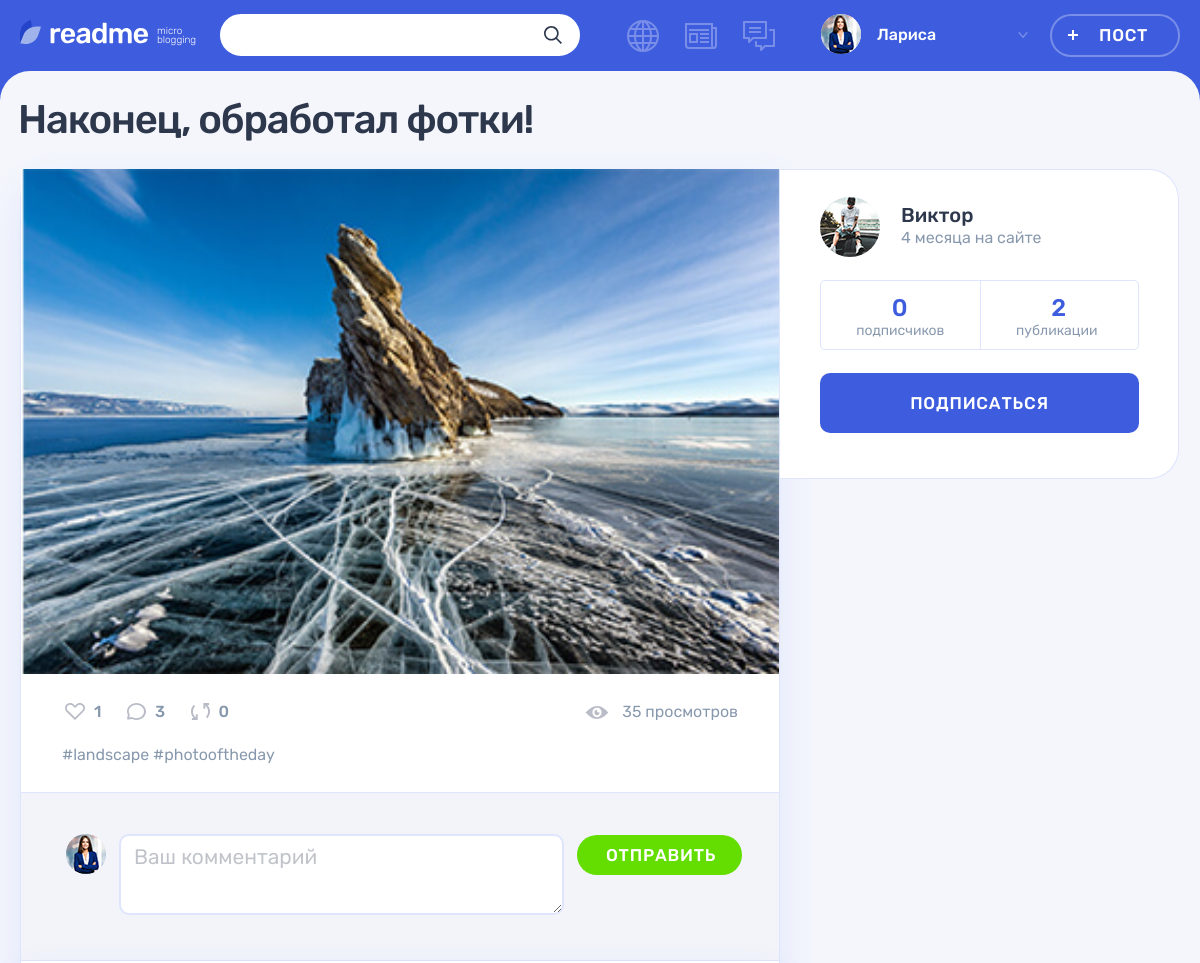
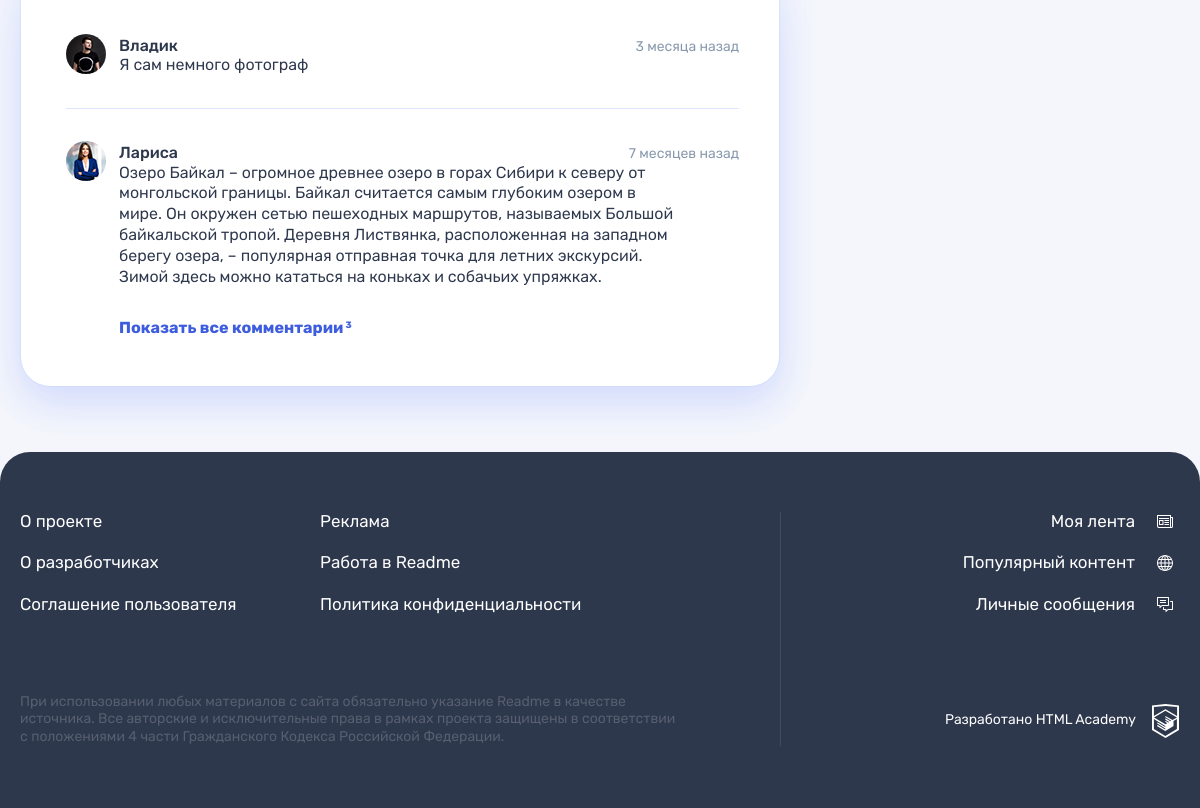
The app's page /post.php?post_id=3 (signed in) with its own data (2 pictures, top to bottom).
### tables this page shows
CREATE TABLE user
(
  id            INT AUTO_INCREMENT PRIMARY KEY,
  user_reg_dt   DATETIME DEFAULT CURRENT_TIMESTAMP,
  user_email    VARCHAR(128) NOT NULL UNIQUE,
  user_name     VARCHAR(64)  NOT NULL COMMENT 'имя пользователя',
  user_password CHAR(255)    NOT NULL,
  user_avatar   VARCHAR(255)
) COMMENT 'таблица зарегистрированных пользователей';

CREATE TABLE post
(
  id                INT AUTO_INCREMENT PRIMARY KEY,
  create_dt         DATETIME DEFAULT CURRENT_TIMESTAMP,
  post_header       VARCHAR(128) COMMENT 'заголовок поста',
  text_content      TEXT,
  quote_origin      VARCHAR(128) COMMENT 'автор/источник цитаты',
  photo_content     VARCHAR(255),
  video_content     VARCHAR(255) COMMENT 'ссылка на видео на YouTube',
  link_text_content VARCHAR(255) COMMENT 'ссылка на сторонний ресурс',
  view_count        INT      DEFAULT 0 COMMENT 'кол-во просмотров',
  user_id           INT,
  is_repost         TINYINT  DEFAULT 0 COMMENT 'является ли репостом',
  origin_post_id    INT COMMENT 'ссылка на оригинальный пост при репосте',
  content_type_id   TINYINT,
  FOREIGN KEY (user_id) REFERENCES user (id),
  FOREIGN KEY (content_type_id) REFERENCES content_type (id),
  INDEX (user_id) COMMENT 'индекс для поиска по пользователям',
  INDEX (content_type_id) COMMENT 'индекс для поиска по типу',
  INDEX (view_count) COMMENT 'индекс для поиска по просмотрам',
  INDEX (is_repost) COMMENT 'индекс для поиска по репостам'
) COMMENT 'таблица постов';

CREATE TABLE comment
(
  id                INT AUTO_INCREMENT PRIMARY KEY,
  comment_create_dt DATETIME DEFAULT CURRENT_TIMESTAMP,
  comment_content   TEXT,
  user_id           INT,
  post_id           INT,
  FOREIGN KEY (user_id) REFERENCES user (id),
  FOREIGN KEY (post_id) REFERENCES post (id),
  INDEX (user_id) COMMENT 'индекс для поиска по пользователям',
  INDEX (post_id) COMMENT 'индекс для поиска по постам'
) COMMENT 'таблица комментариев к постам';

### templates/post_template.php (the view, shortened to what the rows shown need)
<main class="page__main page__main--publication">
  <div class="container">
    <h1 class="page__title page__title--publication"><?= $post['post_header']; ?></h1>
    <section class="post-details">
      <div class="post-details__wrapper post-<?= $post['type_val']; ?>">
        <div class="post-details__main-block post post--details">
          <?= $post_type_template; ?>
          <div class="post__indicators">
            <div class="post__buttons">
              <a class="post__indicator post__indicator--likes button" href="like.php?post_id=<?= $post['id']; ?>" title="Лайк">
              </a>
              <a class="post__indicator post__indicator--comments button" href="?post_id=<?= $post['id'] . '&show_all_comments'; ?>" title="Комментарии">
              </a>
              <a class="post__indicator post__indicator--repost button" href="repost.php?post_id=<?= $post['id']; ?>" title="Репост">
                <svg class="post__indicator-icon" width="19" height="17">
                  <use xlink:href="#icon-repost"></use>
                </svg>
                <span><?= $count_arr['repost_count']; ?></span>
              </a>
            </div>
            <?php $vc = $post['view_count'];  ?>
            <span class="post__view"><?= $vc . ' просмотр' . get_noun_plural_form($vc, '', 'а', 'ов'); ?></span>
          </div>
          <div class="comments">
            <div class="comments__list-wrapper">
              <ul class="comments__list" id="comments">
              <?php foreach ($comment_list as $comment): ?>
                <li class="comments__item user">
                  <div class="comments__avatar">
                    <a class="user__avatar-link" href="profile.php?user_id=<?= $comment['user_id']; ?>">
                      <?php if ($comment['user_avatar']): ?>
                      <img class="comments__picture" src="<?= UPLOAD_PATH . $comment['user_avatar']; ?>" alt="Аватар пользователя">
                      <?php else: ?>
                      <svg src="img/icon-input-user.svg" width="60" height="60"></svg>
                      <?php endif; ?>
                    </a>
                  </div>
                  <div class="comments__info">
                    <div class="comments__name-wrapper">
                      <a class="comments__user-name" href="profile.php?user_id=<?= $comment['user_id']; ?>">
                        <span>
                            <?= $comment['user_name']; ?>
                        </span>
                      </a>
                      <?php $cd = $comment['comment_create_dt'];  ?>
                      <time class="comments__time" datetime="<?= $cd; ?>"><?= format_date($cd); ?> назад</time>
                    </div>
                    <p class="comments__text">
                        <?= $comment['comment_content']; ?>
                    </p>
                  </div>
                </li>
              <?php endforeach; ?>
              </ul>
            </div>
          </div>
        </div>
        <div class="post-details__user user">
          <div class="post-details__user-info user__info">
            <div class="post-details__avatar user__avatar">
              <a class="post-details__avatar-link user__avatar-link" href="profile.php?user_id=<?= $post['user_id']; ?>">
                <?php if ($post['user_avatar']): ?>
                <img class="post-details__picture user__picture" src="<?= UPLOAD_PATH . $post['user_avatar']; ?>" alt="Аватар пользователя">
                <?php else: ?>
                <svg src="img/icon-input-user.svg" width="60" height="60"></svg>
                <?php endif; ?>
              </a>
            </div>
            <div class="post-details__name-wrapper user__name-wrapper">
              <a class="post-details__name user__name" href="profile.php?user_id=<?= $post['user_id']; ?>">
                <span><?= $post['user_name']; ?></span>
              </a>
              <time class="post-details__time user__time" datetime="<?= $post['reg_date']; ?>"><?= format_date($post['reg_date']); ?> на сайте</time>
            </div>
          </div>
          <div class="post-details__rating user__rating">
            <p class="post-details__rating-item user__rating-item user__rating-item--subscribers">
              <span class="post-details__rating-amount user__rating-amount"><?= $count_arr['follower_count']; ?></span>
              <span class="post-details__rating-text user__rating-text">подписчик<?= $count_arr['follower_count'] ? get_noun_plural_form($count_arr['follower_count'], '', 'а', 'ов') : 'ов'; ?></span>
            </p>
          </div>
        </div>
      </div>
    </section>
  </div>
</main>

### templates/post-photo_template.php
<div class="post-details__image-wrapper post-photo__image-wrapper">
    <img src="<?= UPLOAD_PATH . $post['photo_content']; ?>" alt="Фото от пользователя" width="760" height="507">
</div>

### templates/layout.php (shortened to what the rows shown need)
<?php $user = $_SESSION['user'] ?? false;  ?>
<!DOCTYPE html>
<html lang="ru">
<head>
    <link rel="stylesheet" href="css/main.css">
</head>
<body class="page">
<header class="header">
    <div class="header__wrapper container">
<?php if ($user): ?>
        <form class="header__search-form form" action="search.php" method="get">
            <div class="header__search">
                <input class="header__search-input form__input" type="search" name="<?= SEARCH; ?>" value="<?= $search_query ?? ''; ?>">
                <button class="header__search-button button" type="submit">
                    <svg class="header__search-icon" width="18" height="18">
                        <use xlink:href="#icon-search"></use>
                    </svg>
                </button>
            </div>
        </form>
        <div class="header__nav-wrapper">
            <nav class="header__nav">
                <ul class="header__my-nav">
                    <li class="header__my-page header__my-page--popular">
                        <a class="header__page-link <?= $active_page === 'popular' ? 'header__page-link--active' : '' ?>" title="Популярный контент" href="popular.php">
                        </a>
                    </li>
                    <li class="header__my-page header__my-page--feed">
                        <a class="header__page-link <?= $active_page === 'feed' ? 'header__page-link--active' : '' ?>" href="feed.php" title="Моя лента">
                        </a>
                    </li>
                    <li class="header__my-page header__my-page--messages">
                        <a class="header__page-link <?= $active_page === 'messages' ? 'header__page-link--active' : '' ?>" href="messages.php" title="Личные сообщения">
                        </a>
                    </li>
                </ul>
                <ul class="header__user-nav">
                    <li class="header__profile">
                        <a class="header__profile-link" href="profile.php?user_id=<?= $user['id']?>">
                            <div class="header__avatar-wrapper">
    <?php if ($user['user_avatar']) : ?>
                                    <img class="header__profile-avatar" src="<?= UPLOAD_PATH . $user['user_avatar']; ?>" alt="Аватар профиля">
    <?php endif; ?>
                            </div>
                            <div class="header__profile-name">
                                <span>
                                    <?= $user['user_name']; ?>
                                </span>
                                <svg class="header__link-arrow" width="10" height="6">
                                    <use xlink:href="#icon-arrow-right-ad"></use>
                                </svg>
                            </div>
                        </a>
                    </li>
                    <li>
                        <a class="header__post-button button button--transparent" href="add.php">Пост</a>
                    </li>
                </ul>
            </nav>
<?php endif; ?>
        </div>
    </div>
</header>
<?= $main_content; ?>
</body>
</html>

### records on screen
user: user_avatar (picture), user_name "Лариса"
post: post_header "Наконец, обработал фотки!", photo_content (picture), is_repost "0", view_count "35", view_count "ов", user.user_avatar (picture), user.user_name "Виктор", user.user_reg_dt "4 месяца"
comment: user.user_avatar (picture), user.user_name "Владик", comment_create_dt "3 месяца", comment_content "Я сам немного фотограф"
comment: user.user_avatar (picture), user.user_name "Лариса", comment_create_dt "7 месяцев", comment_content "Озеро Байкал – огромное древнее озеро в горах Сибири к северу от монгольской границы. Байкал считается самым глубоким озером в мире. Он окружен сетью пешеходных маршрутов, называемых Большой байкальской тропой. Деревня Листвянка, расположенная на западном берегу озера, – популярная отправная точка для летних экскурсий. Зимой здесь можно кататься на коньках и собачьих упряжках."

### other values on screen
$count_arr['like_count'] "1"
$count_arr['comment_count'] "3"
$hashtag "landscape"
$hashtag "photooftheday"
$count_arr['post_count'] "2"
get_noun_plural_form($count_arr['post_count'], 'я', 'и', 'й') "и"
